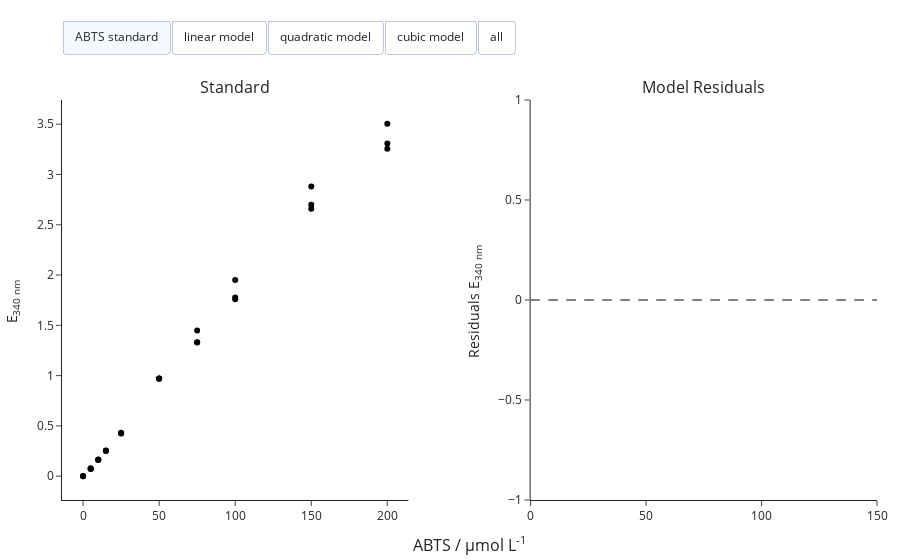
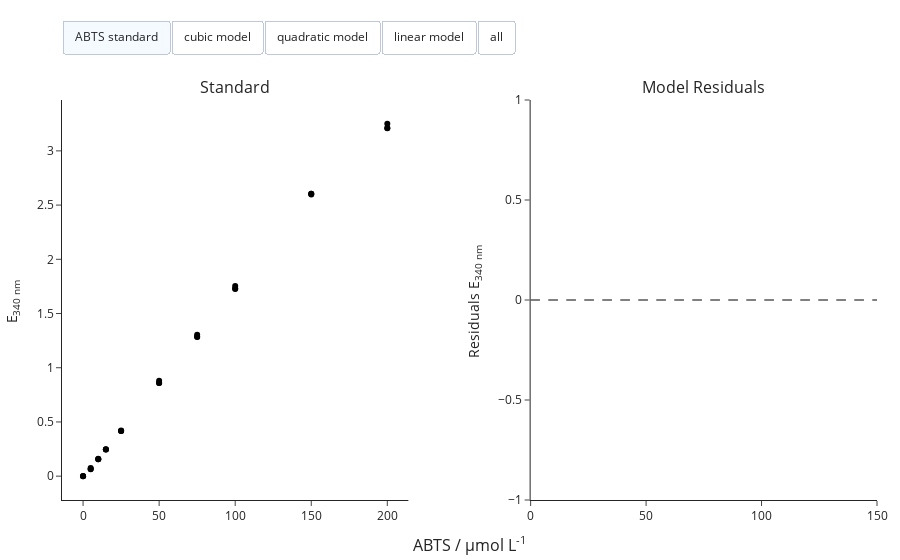
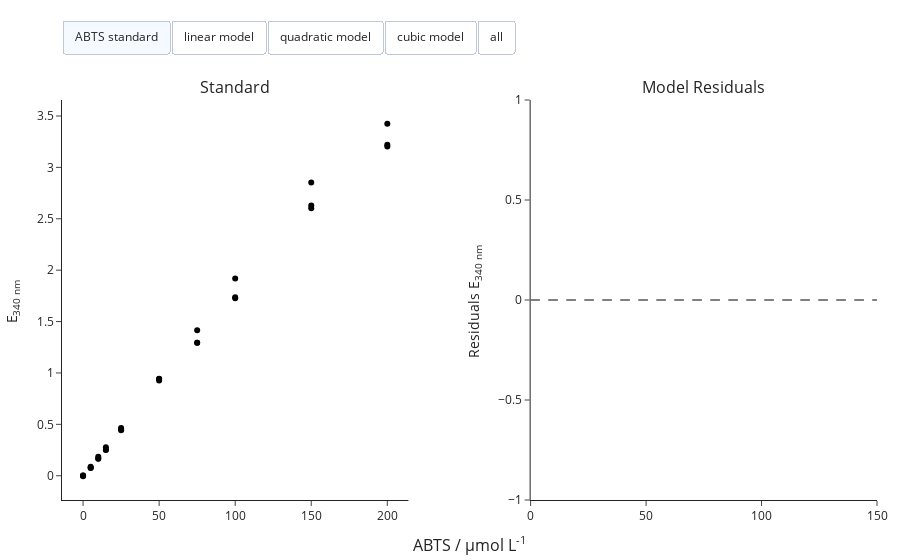
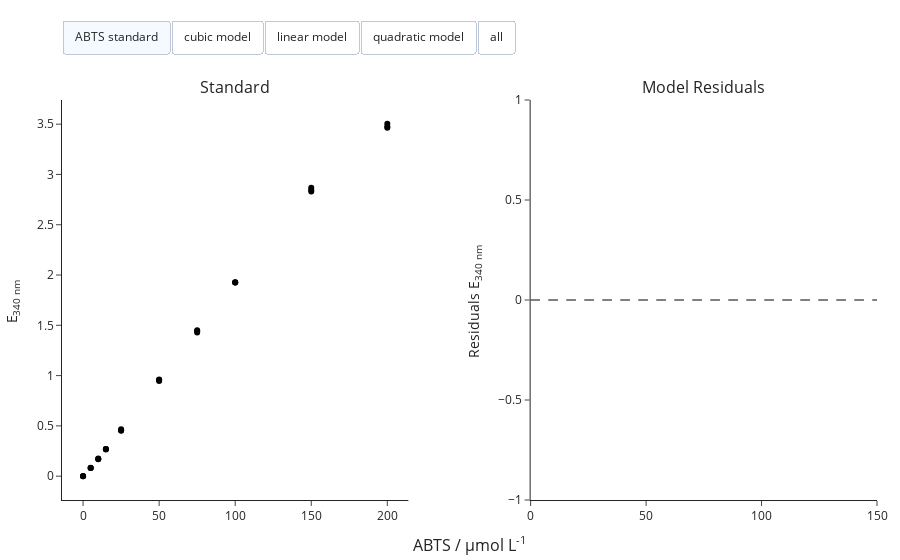

These figures' notebook cell, in order:
### Markdown cell above
### Concentration calculation and creation of `EnzymeMLDocument` objects

In the next cell, the calibration data of each plate is detected and subjected to a `Calibrator`, to compare different calibration equations, describing the relationship between absorption and concentration af ABTS.  
Therefore, the `calibrate()` method is called, and the respective `Species` and the wavelength of the signal to be used for calibration is specified. Furthermore, an upper signal cutoff can be specified, omitting calibration samples with higher signals.

Visualization and comparison of the fit statistics reviled, that the calibration range needs to be limited to 0-150 µM of ABTS, since for concentrations above 150 µM, the absorption is not linear anymore. In order to describe this non-linear relationship with a polynomial, not enough sampling data between 150 µM and 200 µM is available. Thus accurate concentration calculation would not be possible in this range.  
In consequence, an upper absorption limit of $E_{340} = 3.1$ was chosen, which excludes calibration measurements with ABTS concentrations above 150 µM.

### Code cell
enzymemls = []

for plate in plates:
    print(f"--- ABTS calibration at {plate.temperatures[0]}°C ---\n")
    abts_calibration = plate.calibrate(
        species=abts,
        wavelength=340,
        cutoff=3.1,
        signal_type="Absorbance",
    )

    # Get predefined calibration models
    linear, quadratic, cubic = abts_calibration.models

    # Fit models
    abts_calibration.fit_models()
    abts_calibration.visualize()
    abts_standard = abts_calibration.save_model(linear)

    # Serialize calibration results as json
    with open(
        f"data/calibrations/{abts_standard.name}_standard_{abts_standard.temperature}C.json",
        "w",
    ) as f:
        f.write(abts_standard.json())

    # Map data from a `Plate` to an `EnzymeMLDocument`
    enzymemls.append(
        plate.to_enzymeml(
            name=f"SLAC kinetic assay",
            detected_reactant=abts,
            wavelength=340,
            reactant_standard=abts_standard,
        )
    )
